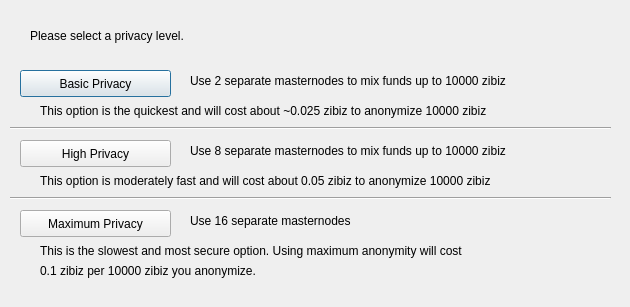
<?xml version="1.0" encoding="UTF-8"?>
<ui version="4.0">
 <class>ObfuscationConfig</class>
 <widget class="QDialog" name="ObfuscationConfig">
  <property name="geometry">
   <rect>
    <x>0</x>
    <y>0</y>
    <width>630</width>
    <height>307</height>
   </rect>
  </property>
  <property name="windowTitle">
   <string>Configure Obfuscation</string>
  </property>
  <widget class="QPushButton" name="buttonBasic">
   <property name="geometry">
    <rect>
     <x>20</x>
     <y>70</y>
     <width>151</width>
     <height>27</height>
    </rect>
   </property>
   <property name="text">
    <string>Basic Privacy</string>
   </property>
  </widget>
  <widget class="QPushButton" name="buttonHigh">
   <property name="geometry">
    <rect>
     <x>20</x>
     <y>140</y>
     <width>151</width>
     <height>27</height>
    </rect>
   </property>
   <property name="text">
    <string>High Privacy</string>
   </property>
  </widget>
  <widget class="QPushButton" name="buttonMax">
   <property name="geometry">
    <rect>
     <x>20</x>
     <y>210</y>
     <width>151</width>
     <height>27</height>
    </rect>
   </property>
   <property name="text">
    <string>Maximum Privacy</string>
   </property>
  </widget>
  <widget class="QLabel" name="label">
   <property name="geometry">
    <rect>
     <x>30</x>
     <y>20</y>
     <width>571</width>
     <height>31</height>
    </rect>
   </property>
   <property name="text">
    <string>Please select a privacy level.</string>
   </property>
  </widget>
  <widget class="QLabel" name="label_2">
   <property name="geometry">
    <rect>
     <x>190</x>
     <y>70</y>
     <width>421</width>
     <height>21</height>
    </rect>
   </property>
   <property name="text">
    <string>Use 2 separate masternodes to mix funds up to 10000 zibiz</string>
   </property>
  </widget>
  <widget class="QLabel" name="label_3">
   <property name="geometry">
    <rect>
     <x>190</x>
     <y>140</y>
     <width>411</width>
     <height>21</height>
    </rect>
   </property>
   <property name="text">
    <string>Use 8 separate masternodes to mix funds up to 10000 zibiz</string>
   </property>
  </widget>
  <widget class="QLabel" name="label_4">
   <property name="geometry">
    <rect>
     <x>190</x>
     <y>210</y>
     <width>421</width>
     <height>21</height>
    </rect>
   </property>
   <property name="text">
    <string>Use 16 separate masternodes</string>
   </property>
  </widget>
  <widget class="QLabel" name="label_6">
   <property name="geometry">
    <rect>
     <x>40</x>
     <y>100</y>
     <width>561</width>
     <height>21</height>
    </rect>
   </property>
   <property name="text">
    <string>This option is the quickest and will cost about ~0.025 zibiz to anonymize 10000 zibiz</string>
   </property>
  </widget>
  <widget class="QLabel" name="label_7">
   <property name="geometry">
    <rect>
     <x>40</x>
     <y>170</y>
     <width>561</width>
     <height>21</height>
    </rect>
   </property>
   <property name="text">
    <string>This option is moderately fast and will cost about 0.05 zibiz to anonymize 10000 zibiz</string>
   </property>
  </widget>
  <widget class="QLabel" name="label_8">
   <property name="geometry">
    <rect>
     <x>40</x>
     <y>240</y>
     <width>561</width>
     <height>21</height>
    </rect>
   </property>
   <property name="text">
    <string>This is the slowest and most secure option. Using maximum anonymity will cost</string>
   </property>
  </widget>
  <widget class="QLabel" name="label_9">
   <property name="geometry">
    <rect>
     <x>40</x>
     <y>260</y>
     <width>561</width>
     <height>21</height>
    </rect>
   </property>
   <property name="text">
    <string>0.1 zibiz per 10000 zibiz you anonymize.</string>
   </property>
  </widget>
  <widget class="Line" name="line">
   <property name="geometry">
    <rect>
     <x>10</x>
     <y>120</y>
     <width>601</width>
     <height>16</height>
    </rect>
   </property>
   <property name="orientation">
    <enum>Qt::Horizontal</enum>
   </property>
  </widget>
  <widget class="Line" name="line_2">
   <property name="geometry">
    <rect>
     <x>10</x>
     <y>190</y>
     <width>601</width>
     <height>16</height>
    </rect>
   </property>
   <property name="orientation">
    <enum>Qt::Horizontal</enum>
   </property>
  </widget>
 </widget>
 <resources/>
 <connections/>
</ui>
